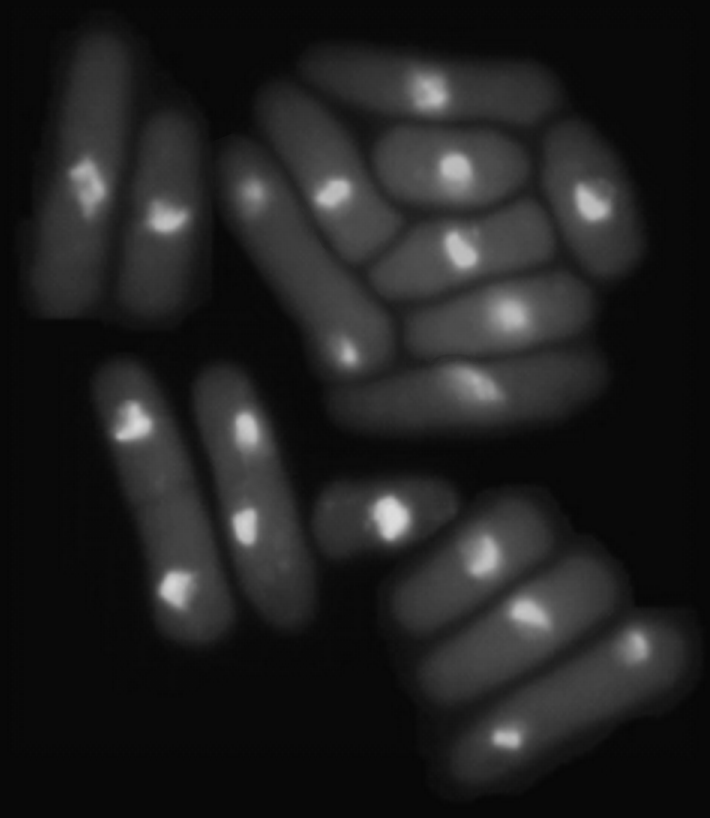
#> input picture DIP3/images/Fig1043(a)(yeast_USC).tif, 710 x 818 px
$ python main.py
#> lines starting #> are read from the running program, lines starting #| are printed output that depends on the picture; after the words box and inside, x2 and y2 are one past the last pixel; in counts of white or black regions, pixels touching at a corner belong together
### DIP3/utils.py
from __future__ import print_function

##########################################################################
#
#   Imports
#
##########################################################################

# Import libraries
import cv2
import numpy as np
import queue as qu

##########################################################################
#
#   Functions
#
##########################################################################


def mean(src, mask=None):
    """
    Returns the mean of a gray image,
    optional with mask
    """
    return cv2.mean(src, mask=mask)[0]


def calcThreshold(img):
    """
    Calculates a good estimate of the threshold value for a given image.
    """
    # Initial T = mean of img
    T = mean(img)
    # delta T
    dT = 0.1

    # Loop until acceptable T found
    while True:
        # Generate masks split on the given T
        mask1 = np.uint8(np.where(img < int(T), 1, 0))
        mask2 = np.uint8(np.where(img > int(T), 1, 0))

        # Find the mean of the two groups
        m1 = mean(img, mask1)
        m2 = mean(img, mask2)

        # Save old T
        old_T = T
        # Calculate new T
        T = (m1 + m2) / 2.0

        # Check if acceptable
        if abs(T - old_T) < dT:
            break

    # Return threshold found
    return T


def segmentThreshold(img, thresh):
    """
    Returns a binary gray image with given threshold.
    """
    return cv2.threshold(img, thresh, 255, cv2.THRESH_BINARY)[1]


def segmentRegionGrow(img, seeds, thresh, hood='moore'):
    """
    Segments an image with region growing, given with a list of seeds,
    and a difference threshold to seperate the regions.
    Can choose between a Moore or von Neumann neighborhood.
    """
    # Parameters
    h, w = img.shape
    output = np.zeros(img.shape, dtype=np.uint8)

    # Variables
    if hood == 'moore':
        dirs = tuple(
            (x, y)
            for x in range(-1, 2)
            for y in range(-1, 2)
            if x != 0 or y != 0)
    elif hood == 'neumann':
        dirs = tuple(
            (x, y)
            for x in range(-1, 2)
            for y in range(-1, 2)
            if x != 0 ^ y != 0)
    else:
        raise TypeError('Hood not valid: %s' % hood)

    visited = {(x, y): False for x in range(w) for y in range(h)}
    in_queue = {(x, y): False for x in range(w) for y in range(h)}

    # Aux functions
    def get_val(px):
        ind = px[1] * w + px[0]
        return img.item(ind)

    def set_val(px, val):
        ind = px[1] * w + px[0]
        output.itemset(ind, val)

    def expand(px):
        return (tuple(map(sum, zip(px, d))) for d in dirs)

    def in_img(px):
        return 0 <= px[0] < w and 0 <= px[1] < h

    # For all seeds
    for seed in seeds:

        # Initialize queue
        queue = qu.Queue()
        queue.put(seed)
        in_queue[seed] = True

        # Seed value to follow
        mean_val = get_val(seed)

        # Expand
        while not queue.empty():
            # Get current pixel
            curr_px = queue.get()
            curr_val = get_val(curr_px)
            visited[curr_px] = True

            # Add to region?
            diff = abs(mean_val - curr_val)
            if diff < thresh:
                # Set it white
                set_val(curr_px, 255)

                # Add valid neighboring pixels
                for px in filter(lambda px: in_img(px), expand(curr_px)):
                    if not visited[px] and not in_queue[px]:
                        queue.put(px)
                        in_queue[px] = True

            # Else remove from visited, so other regions can access it
            else:
                visited[px] = False
                in_queue[px] = False

    # Return the result
    return output


def morphNoiseRemoval(img):
    """
    Removes noise from a given image through morphology.
    Result image is given as a binary image.
    """
    # Turn image into binary image
    bin_img = segmentThreshold(img, 255/2)

    # Kernel used in morphology
    kernel = cv2.getStructuringElement(cv2.MORPH_ELLIPSE, (6, 6))

    # Morphology OPEN, which removes noise outside the object
    opening = cv2.morphologyEx(bin_img, cv2.MORPH_OPEN, kernel, iterations=3)
    # Morphology CLOSE, which removes noise within the object
    result = cv2.morphologyEx(opening, cv2.MORPH_CLOSE, kernel, iterations=2)

    # Return the result
    return result


def morphDistTransform(img):
    """
    Computes and returns a chess distance transform of a given image
    with the use of morphology.
    """
    # Get the noise free image
    noisefree = morphNoiseRemoval(img)
    # Kernel to be used in morphology
    kernel = cv2.getStructuringElement(cv2.MORPH_RECT, (3, 3))

    # Variable to be eroded on each iteration
    aux_img = noisefree

    # Keeps track of levels
    levels = np.empty(img.shape, dtype=np.uint8)
    levels.fill(255)
    mask = np.zeros(img.shape, dtype=np.uint8)

    # Current iterations of erosion
    curr_level = -1

    # While there are pixels not eroded away
    ones = np.ones(img.shape, dtype=np.uint8)
    while not (mask == ones).all():
        # Update the iteration
        curr_level += 1

        # Create mask of eroded pixels
        mask = np.uint8(np.where(aux_img == 0, 1, 0))
        # Subtract from levels
        levels -= mask

        # Erode the image on more iteration
        aux_img = cv2.morphologyEx(aux_img, cv2.MORPH_ERODE, kernel)

    # Scale the result to the range(0, 256)
    A = 255 / curr_level
    B = 255 * levels.min() / curr_level
    levels = A * levels - B

    # Return the result
    return np.uint8(levels)


def morphExtractBound(img):
    """
    Computes and returns a boundary image of a given image with
    the use of morphology.
    """
    # Kernel to be used in morphology
    kernel = cv2.getStructuringElement(cv2.MORPH_RECT, (3, 3))

    # Get the noise free image
    noisefree = morphNoiseRemoval(img)
    # Erosion of the noise free image for k iterations
    erode = cv2.morphologyEx(noisefree, cv2.MORPH_ERODE, kernel, iterations=3)

    # Return the boundary image
    return noisefree & ~erode

### DIP3/tasks.py
from __future__ import print_function

##########################################################################
#
#   Imports
#
##########################################################################

# Import libraries
from matplotlib import pyplot as plt

# Import local files
import utils as us

##########################################################################
#
#   Functions
#
##########################################################################


def setWindowMax():
    mng = plt.get_current_fig_manager()
    # mng.window.showMaximized()
    mng.resize(1600, 1000)


def showImages(imgs, titles, seeds=None):
    diff = len(imgs) - len(titles)
    if diff > 0:
        titles += [''] * diff

    for i, img in enumerate(imgs):
        plt.subplot(1, len(imgs), i+1), plt.imshow(img, cmap='gray')
        plt.title(titles[i]), plt.xticks([]), plt.yticks([])

        if i == 0 and seeds is not None:
            fig = plt.gcf()
            for seed in seeds:
                c = plt.Circle(seed, 5., color='r')
                fig.gca().add_artist(c)

    setWindowMax()
    plt.show()

##########################################################################
#
#   Tasks
#
##########################################################################


def task1a(img):
    print('Task 1A')

    T = us.calcThreshold(img)
    thresh = us.segmentThreshold(img, T)

    imgs = [img, thresh]
    titles = ['Original', 'Segmented T = %i' % T]
    showImages(imgs, titles)

    print('Done')


def task1b(img, seeds):
    print('Task 1B')

    threshold = 25
    region = us.segmentRegionGrow(img, seeds, threshold, 'neumann')

    imgs = [img, region]
    titles = ['Original', 'Region T = %i' % threshold]
    showImages(imgs, titles, seeds)

    print('Done')


def task2a(img):
    print('Task 2A')

    result = us.morphNoiseRemoval(img)

    imgs = [img, result]
    titles = ['Original', 'Morph Noise Removal']
    showImages(imgs, titles)

    print('Done')


def task2b(img):
    print('Task 2B')

    result = us.morphDistTransform(img)

    imgs = [img, result]
    titles = ['Original', 'Morph Chess Distance']
    showImages(imgs, titles)

    print('Done')


def task2c(img):
    print('Task 2C')

    result = us.morphExtractBound(img)

    imgs = [img, result]
    titles = ['Original', 'Morph Extract Bound']
    showImages(imgs, titles)

    print('Done')

### DIP3/main.py
#!/usr/bin/python

from __future__ import print_function

##########################################################################
#
#   Imports
#
##########################################################################

# Import libraries
import cv2

# Import local files
import tasks as ts

##########################################################################
#
#   Globals
#
##########################################################################

Seg_Imgs = ['Fig1043(a)(yeast_USC).tif',
            'Fig1051(a)(defective_weld).tif']
Seg_Seeds = [[(78, 255), (179, 514), (157, 251), (255, 483),
              (306, 267), (442, 397), (465, 325), (428, 265),
              (369, 225), (419, 169), (568, 205), (393, 88),
              (356, 517), (449, 580), (500, 642), (573, 698)],
             [(140, 254), (295, 254), (414, 233), (440, 238)]]
Segmentation = zip(Seg_Imgs, Seg_Seeds)

Morph_Imgs = ['noisy.tiff']

##########################################################################
#
#   Main
#
##########################################################################


def main():
    for image, seeds in Segmentation:
        img = cv2.imread('images/' + image, 0)
#> img is the input picture: shape (818, 710); min 6, max 222, mean 33.1

        ts.task1a(img)
#> in calcThreshold, `T = mean(img)`: T = 33.1
#> the loop in calcThreshold, `while True:` made 5 passes
#> (m1, m2, old_T, T) on passes 1 to 5: (11.93, 65.41, 33.1, 38.67), (13.28, 68.29, 38.67, 40.78), (13.74, 69.32, 40.78, 41.53), (13.98, 69.99, 41.53, 41.98), (13.98, 69.99, 41.98, 41.98)
#> pass 1, in calcThreshold, `mask1 = np.uint8(np.where(img < int(T), 1, 0))`:
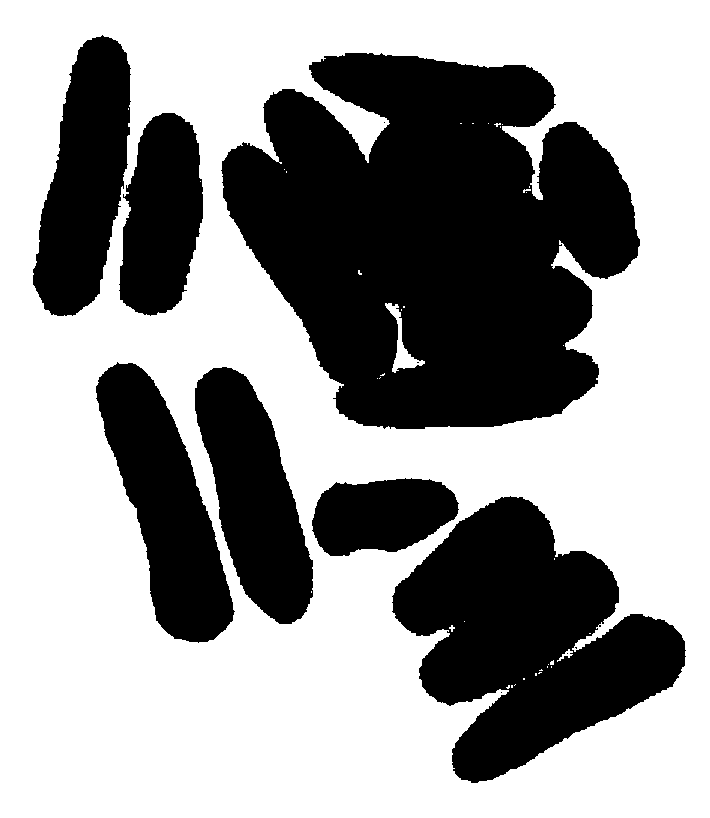
#> mask1: shape (818, 710); values 0 (black) and 1 (white), 59.9% white; 12 black regions (5 under 20 px), largest, box (x1, y1, x2, y2) and area: (221, 53, 640, 429) 110041, (392, 496, 686, 783) 46543, (96, 362, 235, 643) 19302
#> pass 1, in calcThreshold, `mask2 = np.uint8(np.where(img > int(T), 1, 0))`:
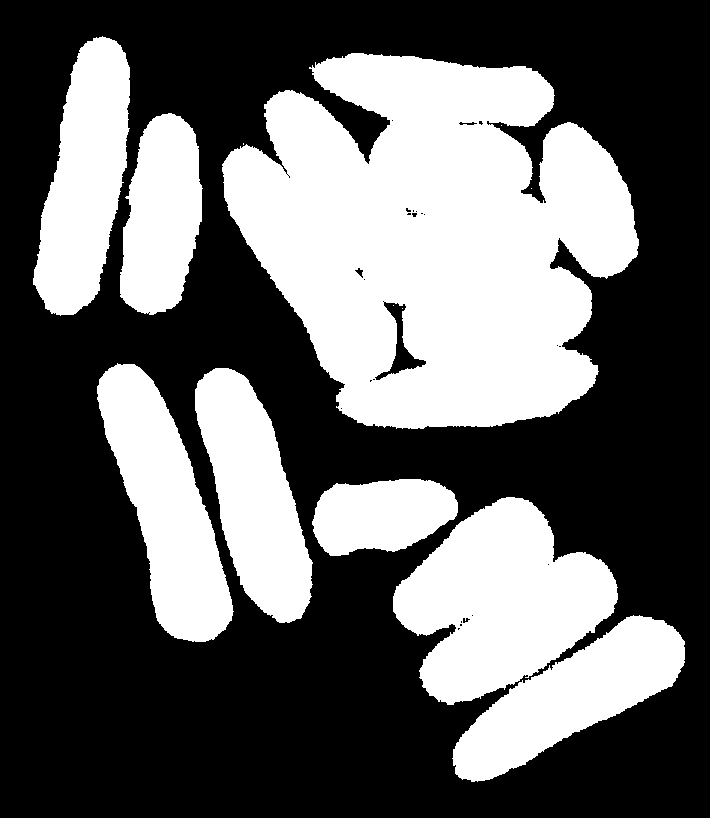
#> mask2: shape (818, 710); values 0 (black) and 1 (white), 39.3% white; 13 white regions (5 under 20 px), largest, box (x1, y1, x2, y2) and area: (222, 53, 639, 429) 108141, (393, 497, 618, 705) 28264, (97, 363, 234, 642) 19033
#> in task1a, `T = us.calcThreshold(img)`: T = 41.98
#> in segmentThreshold, `return cv2.threshold(img, thresh, 255, cv2.THRESH_BINARY)[1]`:
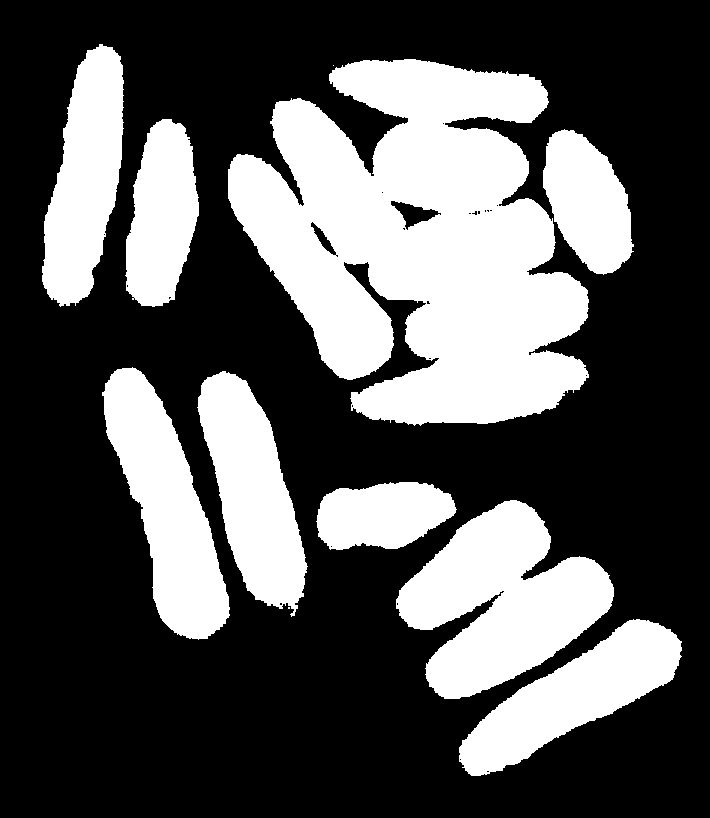
#> returned value: shape (818, 710); 33.8% white; 11 white regions (2 under 20 px), largest, box (x1, y1, x2, y2) and area: (228, 59, 589, 426) 85214, (396, 500, 614, 699) 24442, (102, 367, 230, 640) 16918
#> in task1a, `titles = ['Original', 'Segmented T = %i' % T]`: titles = ['Original', 'Segmented T = 41']
#> in showImages, `diff = len(imgs) - len(titles)`: diff = 0
#> the loop in showImages, `for i, img in enumerate(imgs):` made 2 passes
        ts.task1b(img, seeds)
#> in task1b, `region = us.segmentRegionGrow(img, seeds, threshold, 'neumann')`: region: shape (818, 710); 30.3% white; 9 white regions, largest, box (x1, y1, x2, y2) and area: (227, 58, 635, 427) 83677, (33, 35, 131, 316) 15992, (102, 367, 230, 640) 14200
#> the loop in showImages (call 2), `for i, img in enumerate(imgs):` made 2 passes
#> in showImages (call 2), `plt.show()`:
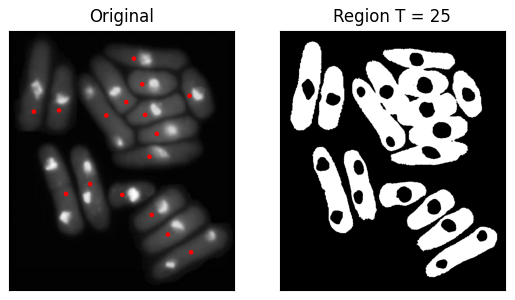
#> figure drawn by matplotlib, 2 panels
#> pass 2 of the loop in main, `for image, seeds in Segmentation:`:
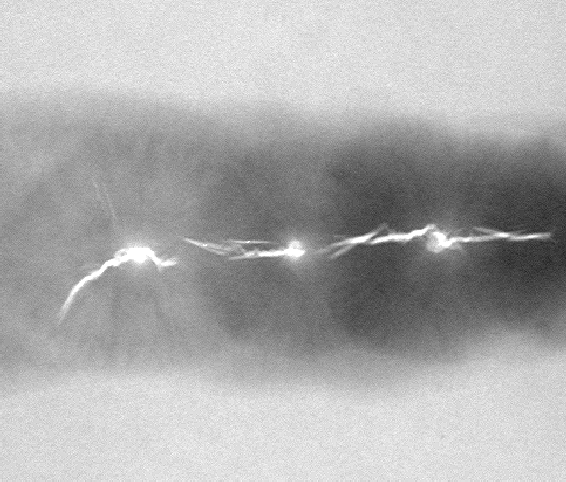
#> input picture DIP3/images/Fig1051(a)(defective_weld).tif, 566 x 482 px
#> in main, img is the input picture: shape (482, 566); min 33, max 255, mean 173.4
#> the loop in calcThreshold (call 2), `while True:` made 4 passes
#> pass 1, in calcThreshold (call 2), `mask1 = np.uint8(np.where(img < int(T), 1, 0))`:
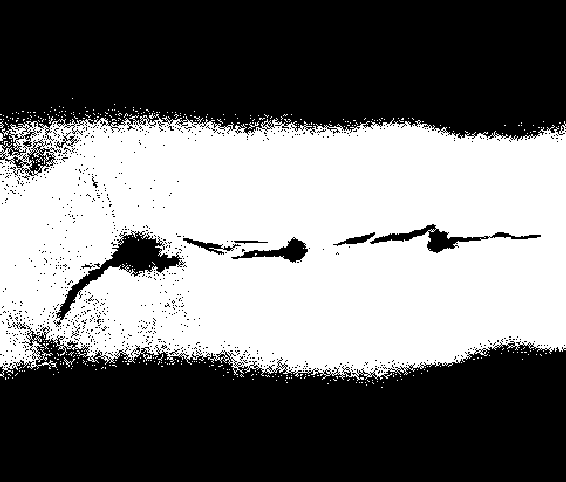
#> mask1: shape (482, 566); values 0 (black) and 1 (white), 45.7% white; 389 white regions (385 under 20 px), largest, box (x1, y1, x2, y2) and area: (0, 113, 566, 381) 123896, (64, 357, 75, 367) 26, (0, 133, 6, 141) 25, (248, 121, 259, 129) 24
#> region: shape (482, 566); 0.53% white; 4 white regions, box (x1, y1, x2, y2) and area: (66, 245, 162, 303) 782, (259, 242, 304, 257) 279, (374, 226, 429, 243) 205, (433, 232, 457, 248) 171
#> the loop in showImages (call 4), `for i, img in enumerate(imgs):` made 2 passes
#> in showImages (call 4), `plt.show()`:
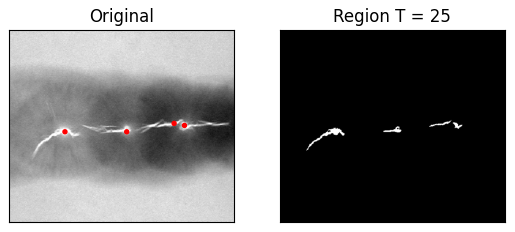
#> figure drawn by matplotlib, 2 panels

    for image in Morph_Imgs:
        img = cv2.imread('images/' + image, 0)
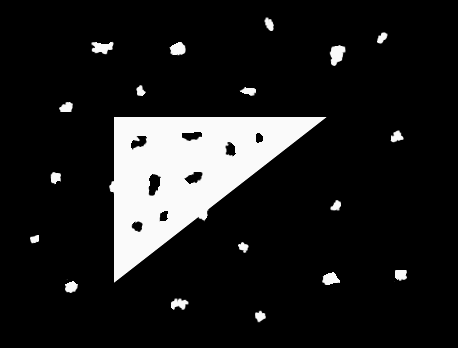
#> input picture DIP3/images/noisy.tiff, 458 x 348 px
#> img is the input picture: shape (348, 458); min 0, max 250, mean 29.4

        ts.task2a(img)
#> in segmentThreshold (call 3), `return cv2.threshold(img, thresh, 255, cv2.THRESH_BINARY)[1]`: returned value: shape (348, 458); 11.8% white; 19 white regions, largest, box (x1, y1, x2, y2) and area: (109, 117, 326, 282) 16843, (330, 45, 345, 66) 212, (92, 42, 113, 54) 181
#> in morphNoiseRemoval, `opening = cv2.morphologyEx(bin_img, cv2.MORPH_OPEN, kernel, iterations..`: opening: shape (348, 458); 9.9% white; 1 white region, box (x1, y1, x2, y2) and area: (114, 120, 310, 274) 15789
#> in morphNoiseRemoval, `result = cv2.morphologyEx(opening, cv2.MORPH_CLOSE, kernel, iterations..`: result: shape (348, 458); 10% white; 1 white region, box (x1, y1, x2, y2) and area: (116, 122, 312, 274) 15873
        ts.task2b(img)
#> in morphDistTransform, `levels.fill(255)`: levels: shape (348, 458); every value is 255
#> after the loop in morphDistTransform, `while not (mask == ones).all():`: aux_img: shape (348, 458); every value is 0
#> after the loop in morphDistTransform, `while not (mask == ones).all():`:
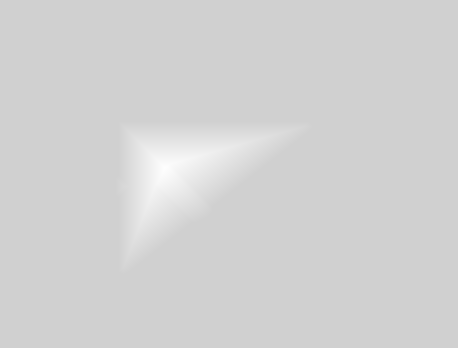
#> levels: shape (348, 458); min 208, max 254, mean 209.5
        ts.task2c(img)
#> in morphExtractBound, `erode = cv2.morphologyEx(noisefree, cv2.MORPH_ERODE, kernel, iteration..`: erode: shape (348, 458); 8.7% white; 1 white region, box (x1, y1, x2, y2) and area: (119, 125, 307, 269) 13831
#> in morphExtractBound, `return noisefree & ~erode`:
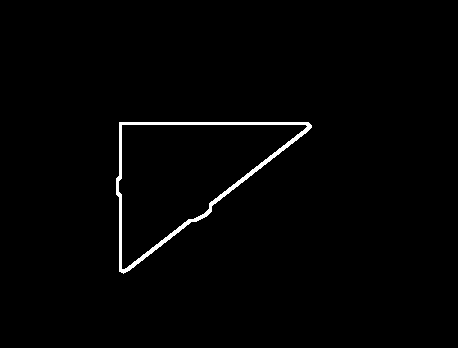
#> returned value: shape (348, 458); 1.3% white; 1 white region, box (x1, y1, x2, y2) and area: (116, 122, 312, 274) 2042


if __name__ == '__main__':
    main()
